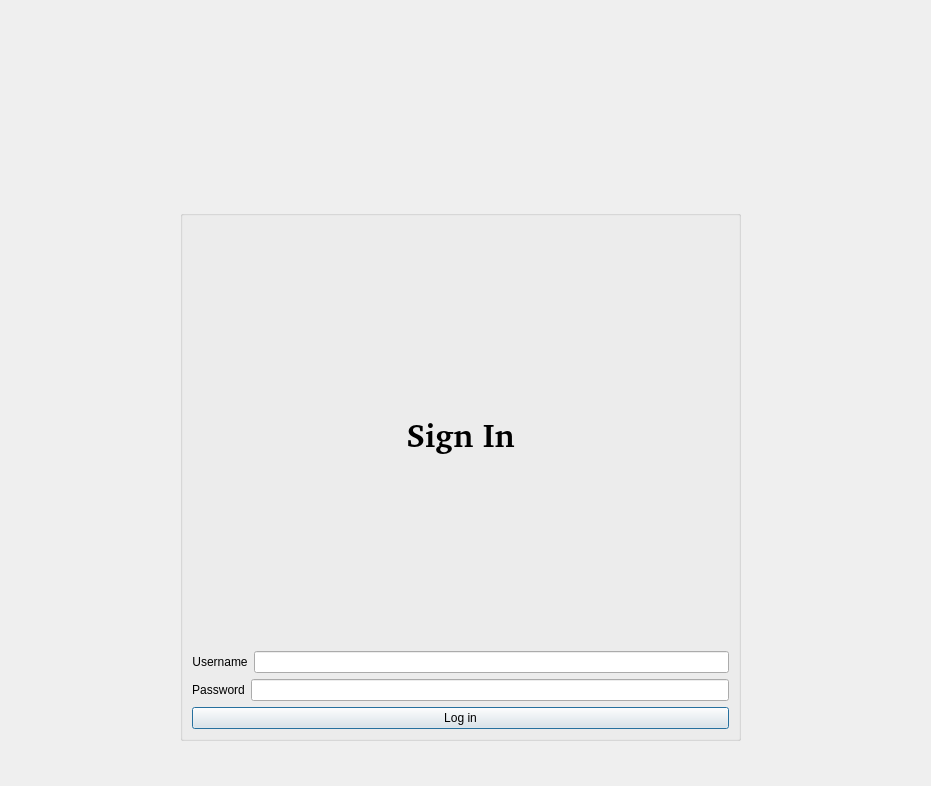
<?xml version="1.0" encoding="UTF-8"?>
<ui version="4.0">
 <class>logInWindow</class>
 <widget class="QDialog" name="logInWindow">
  <property name="geometry">
   <rect>
    <x>0</x>
    <y>0</y>
    <width>931</width>
    <height>786</height>
   </rect>
  </property>
  <property name="maximumSize">
   <size>
    <width>931</width>
    <height>786</height>
   </size>
  </property>
  <property name="windowTitle">
   <string>Sign in</string>
  </property>
  <widget class="QLabel" name="label">
   <property name="geometry">
    <rect>
     <x>405</x>
     <y>110</y>
     <width>111</width>
     <height>91</height>
    </rect>
   </property>
   <property name="text">
    <string/>
   </property>
   <property name="pixmap">
    <pixmap resource="resources.qrc">:/resource/BrownLogIn.png</pixmap>
   </property>
   <property name="scaledContents">
    <bool>true</bool>
   </property>
  </widget>
  <widget class="QWidget" name="">
   <property name="geometry">
    <rect>
     <x>180</x>
     <y>210</y>
     <width>561</width>
     <height>531</height>
    </rect>
   </property>
   <layout class="QVBoxLayout" name="verticalLayout_3">
    <item>
     <widget class="QGroupBox" name="groupBox">
      <property name="styleSheet">
       <string notr="true"/>
      </property>
      <property name="title">
       <string/>
      </property>
      <property name="alignment">
       <set>Qt::AlignLeading|Qt::AlignLeft|Qt::AlignVCenter</set>
      </property>
      <property name="flat">
       <bool>true</bool>
      </property>
      <property name="checkable">
       <bool>false</bool>
      </property>
      <layout class="QVBoxLayout" name="verticalLayout">
       <item>
        <widget class="QLabel" name="title">
         <property name="font">
          <font>
           <family>Z003 [UKWN]</family>
           <pointsize>25</pointsize>
           <bold>true</bold>
          </font>
         </property>
         <property name="layoutDirection">
          <enum>Qt::LeftToRight</enum>
         </property>
         <property name="text">
          <string>Sign In</string>
         </property>
         <property name="alignment">
          <set>Qt::AlignCenter</set>
         </property>
        </widget>
       </item>
       <item>
        <layout class="QHBoxLayout" name="horizontalLayout">
         <item>
          <widget class="QLabel" name="usernameLabel">
           <property name="text">
            <string>Username</string>
           </property>
           <property name="alignment">
            <set>Qt::AlignCenter</set>
           </property>
           <property name="buddy">
            <cstring>usernameInput</cstring>
           </property>
          </widget>
         </item>
         <item>
          <widget class="QLineEdit" name="usernameInput"/>
         </item>
        </layout>
       </item>
       <item>
        <layout class="QHBoxLayout" name="horizontalLayout_2">
         <item>
          <widget class="QLabel" name="passwordLabel">
           <property name="text">
            <string>Password</string>
           </property>
           <property name="alignment">
            <set>Qt::AlignCenter</set>
           </property>
           <property name="buddy">
            <cstring>passwordInput</cstring>
           </property>
          </widget>
         </item>
         <item>
          <widget class="QLineEdit" name="passwordInput">
           <property name="echoMode">
            <enum>QLineEdit::Password</enum>
           </property>
          </widget>
         </item>
        </layout>
       </item>
       <item>
        <widget class="QPushButton" name="logInButton">
         <property name="text">
          <string>Log in</string>
         </property>
        </widget>
       </item>
      </layout>
     </widget>
    </item>
   </layout>
  </widget>
 </widget>
 <resources>
  <include location="resources.qrc"/>
 </resources>
 <connections/>
</ui>
